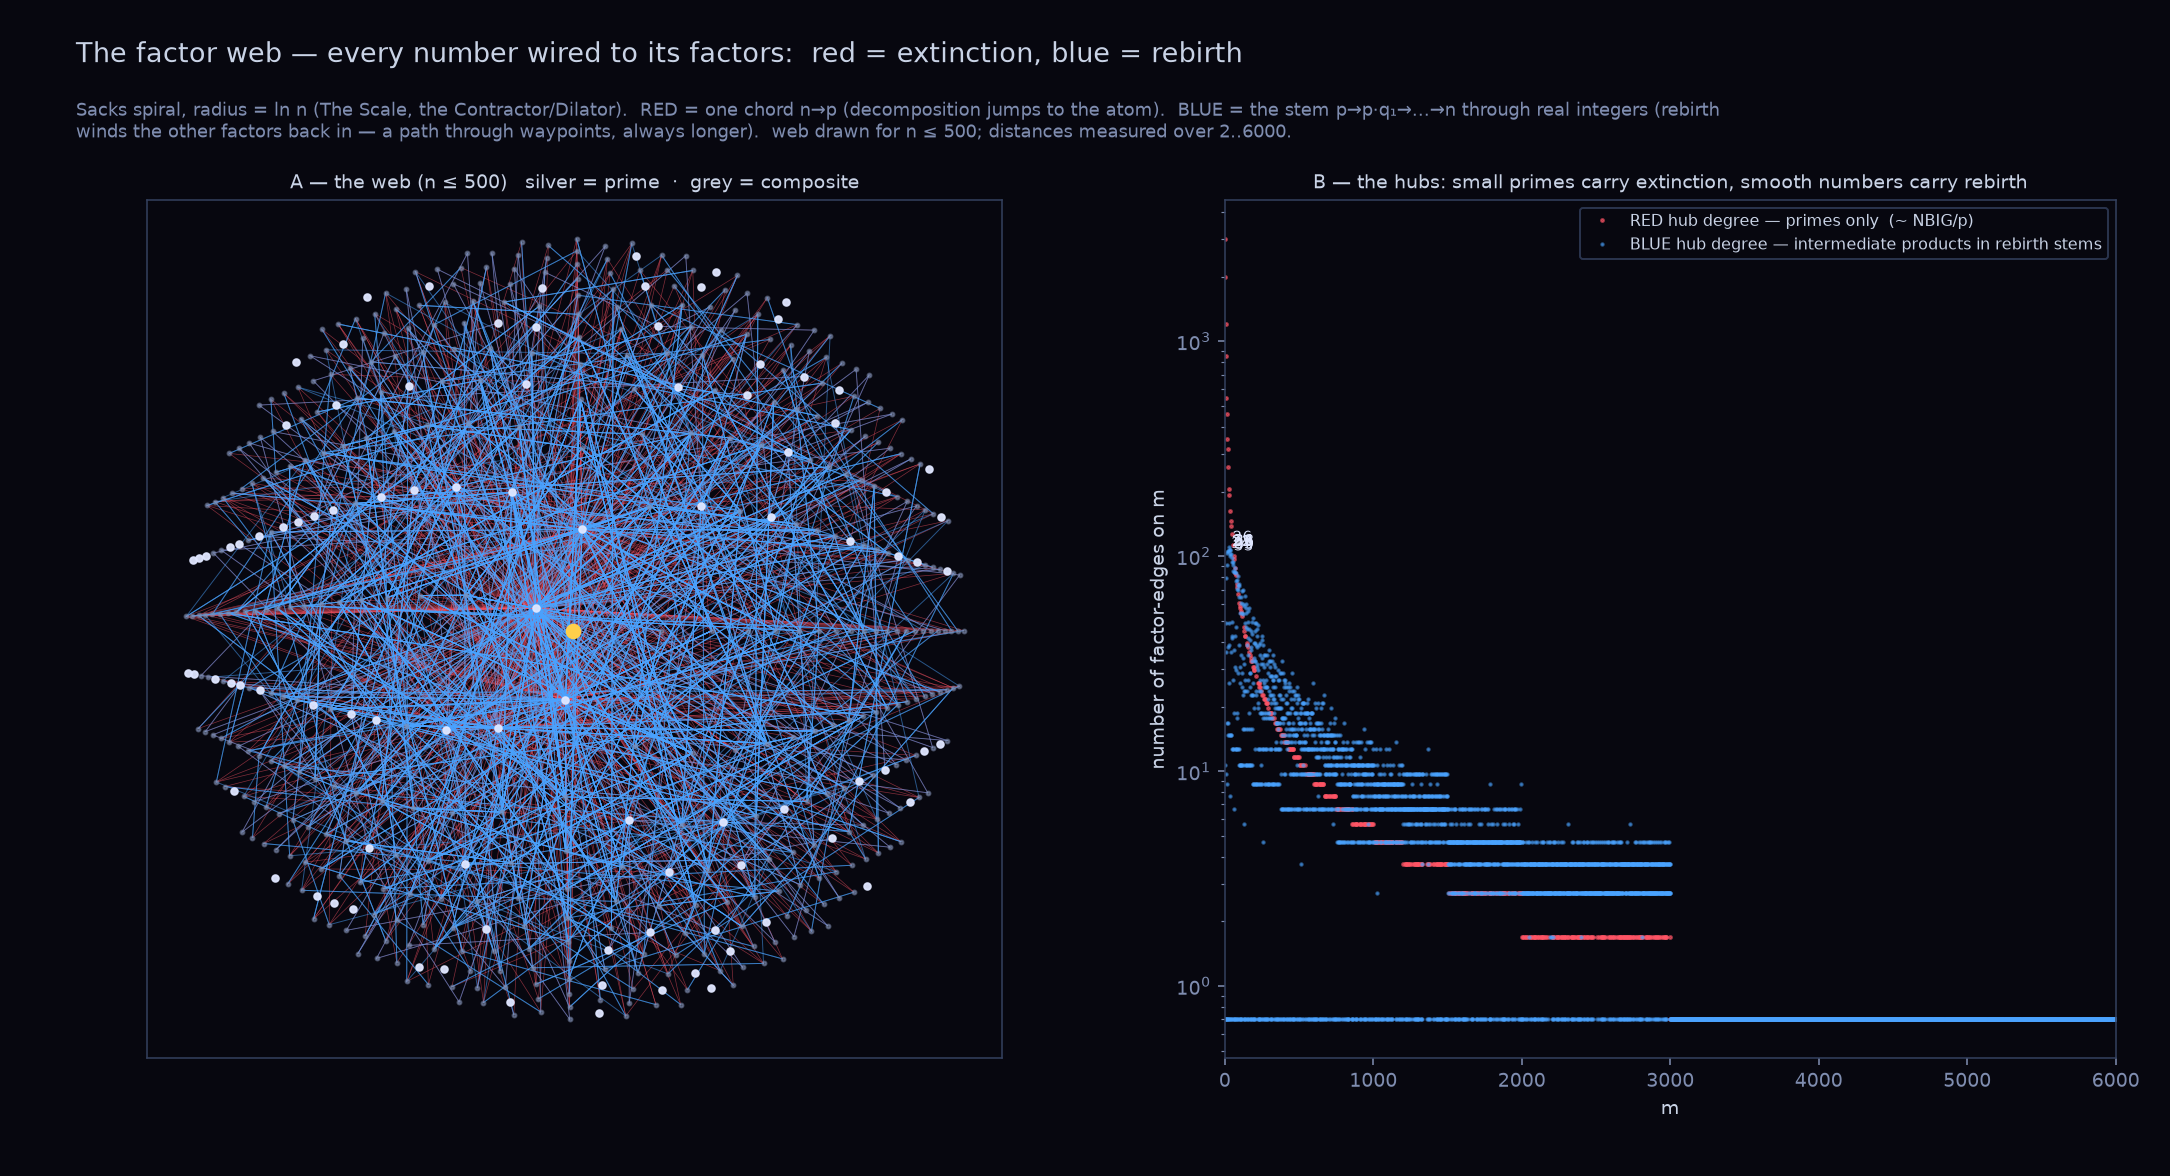

Source code (Python):
#!/usr/bin/env python3
"""
factor_web.py — every number wired to its factors, two colours
=============================================================

Goal: ALL factors of ANY number — a general factoring substrate, not RSA.

Every integer m sits on the Sacks/Ulam spiral in native space:
    P(m) = ( ln m · cos 2π√m ,  ln m · sin 2π√m )
The Scale ln m is the Contractor/Dilator — the radius IS the SCALE operator.

Two edges, per composite n and prime factor p | n:

    RED  — EXTINCTION : one chord  P(n) → P(p).  Decomposition jumps straight
           to the atom.  The deductive sieve — a single pass, the geodesic, FREE.
    BLUE — REBIRTH    : the STEM  p → p·q₁ → p·q₁q₂ → … → n, a polyline through
           real integers, the other factors multiplied back in REVERSE of the
           extinction order.  A path through waypoints, always ≥ its chord —
           the cost of emergence (θ→β).

Opposite of extinction, mathematically = **generation**.  In Dirichlet
convolution the Möbius function μ (sieve / extinction) is the inverse of the
constant 𝟙 (count every way up / rebirth):  μ ∗ 𝟙 = ε.  Extinction flows to
the atoms (primes are fixed points); rebirth flows from the unit (1 is the
source).  Sink vs source — winter vs spring.

Toroidal: a fallen (negative) leaf, run again through negative-only products,
(−p)(−q) = +n, becomes a leaf again — a full 2π winding (full turn ⇔ composite,
the range-check).  RED (radial, contract, cos/standing) ⊥ BLUE (tangential,
wind, sin/travelling) is the E ⊥ B quadrature; Poynting E×B points up the tower.

Output: render/factor_web.png
"""
import os
import math
import numpy as np
import matplotlib
matplotlib.use('Agg')
import matplotlib.pyplot as plt

_HERE = os.path.dirname(os.path.abspath(__file__))
BG = '#07070f'; FG = '#c9d3e6'; GREY = '#7f8db0'
BLUE = '#4aa3ff'; RED = '#ff5566'; GOLD = '#ffcf4a'; SILVER = '#dfe6ff'
plt.rcParams.update({
    'figure.facecolor': BG, 'axes.facecolor': BG, 'savefig.facecolor': BG,
    'text.color': FG, 'axes.edgecolor': '#33405e', 'axes.labelcolor': FG,
    'xtick.color': GREY, 'ytick.color': GREY, 'font.size': 10,
})


def sieve_spf(n):
    spf = list(range(n + 1))
    for i in range(2, int(n ** 0.5) + 1):
        if spf[i] == i:
            for j in range(i * i, n + 1, i):
                if spf[j] == j:
                    spf[j] = i
    return spf


def factor_multiset(m, spf):
    out = []
    while m > 1:
        p = spf[m]; out.append(p); m //= p
    return out                                    # ascending (Eratosthenes order)


def P(m):
    r = math.log(m)
    a = 2 * math.pi * math.sqrt(m)
    return r * math.cos(a), r * math.sin(a)


def rebirth_stem(p, fac):
    """p, then the OTHER factors multiplied back in reverse extinction order."""
    rest = sorted(fac, reverse=True)
    rest.remove(p)                                # drop one copy of p
    chain, cur = [p], p
    for q in rest:
        cur *= q; chain.append(cur)
    return chain                                  # ends at n


def polyline_len(chain):
    pts = [P(m) for m in chain]
    return sum(math.hypot(pts[i + 1][0] - pts[i][0], pts[i + 1][1] - pts[i][1])
               for i in range(len(pts) - 1)), pts


def main():
    NBIG = 6000
    NDRAW = 500
    spf = sieve_spf(NBIG)
    is_prime = [i > 1 and spf[i] == i for i in range(NBIG + 1)]

    rec = []                                      # n, p, red, blue, Omega
    red_deg = np.zeros(NBIG + 1)                   # m as a prime factor of how many n
    blue_deg = np.zeros(NBIG + 1)                  # m as a rebirth-stem waypoint of how many (n,p)
    for n in range(4, NBIG + 1):
        if is_prime[n]:
            continue
        fac = factor_multiset(n, spf)
        Om = len(fac)
        for p in set(fac):
            xn, yn = P(n); xp, yp = P(p)
            red = math.hypot(xn - xp, yn - yp)
            stem = rebirth_stem(p, fac)
            blue, _ = polyline_len(stem)
            rec.append((n, p, red, blue, Om))
            red_deg[p] += 1
            for w in stem[1:-1]:                   # only the intermediate products (hubs)
                blue_deg[w] += 1
    rec = np.array(rec, float)
    ratio = rec[:, 3] / np.maximum(rec[:, 2], 1e-9)

    fig = plt.figure(figsize=(15.5, 8.4))
    gs = fig.add_gridspec(1, 2, width_ratios=[1.12, 1.0], wspace=0.16,
                          left=0.035, right=0.975, top=0.83, bottom=0.10)
    fig.suptitle('The factor web — every number wired to its factors:  red = extinction, blue = rebirth',
                 color=FG, fontsize=14, x=0.035, ha='left', y=0.965)
    fig.text(0.035, 0.915,
             'Sacks spiral, radius = ln n (The Scale, the Contractor/Dilator).  RED = one chord n→p '
             '(decomposition jumps to the atom).  BLUE = the stem p→p·q₁→…→n through real integers '
             '(rebirth\nwinds the other factors back in — a path through waypoints, always longer).  '
             f'web drawn for n ≤ {NDRAW}; distances measured over 2..{NBIG}.',
             color=GREY, fontsize=9, va='top')

    # ── A : the web ───────────────────────────────────────────────────
    axA = fig.add_subplot(gs[0, 0]); axA.set_aspect('equal')
    axA.set_xticks([]); axA.set_yticks([])
    for n in range(4, NDRAW + 1):
        if is_prime[n]:
            continue
        fac = factor_multiset(n, spf); xn, yn = P(n)
        for p in set(fac):
            xp, yp = P(p)
            axA.plot([xn, xp], [yn, yp], color=RED, lw=0.35, alpha=0.5, zorder=2)
            _, pts = polyline_len(rebirth_stem(p, fac))
            axA.plot([q[0] for q in pts], [q[1] for q in pts],
                     color=BLUE, lw=0.5, alpha=0.5, zorder=3)
    for m in range(2, NDRAW + 1):
        x, y = P(m)
        axA.plot(x, y, 'o', ms=3.4 if is_prime[m] else 2.0,
                 color=SILVER if is_prime[m] else GREY,
                 alpha=0.95 if is_prime[m] else 0.55, zorder=5)
    axA.plot(0, 0, 'o', ms=7, color=GOLD, zorder=6)
    axA.set_title(f'A — the web (n ≤ {NDRAW})   silver = prime  ·  grey = composite',
                  color=FG, fontsize=10)

    # ── B : the web's HUBS — who is on the most factor-edges ─────────
    axB = fig.add_subplot(gs[0, 1])
    ms = np.arange(2, NBIG + 1)
    rp = np.array([m for m in range(2, NBIG+1) if is_prime[m]])
    axB.semilogy(rp, red_deg[rp] + 0.7, '.', ms=3.0, color=RED, alpha=0.6,
                 label='RED hub degree — primes only  (~ NBIG/p)')
    axB.semilogy(ms, blue_deg[2:] + 0.7, '.', ms=2.5, color=BLUE, alpha=0.5,
                 label='BLUE hub degree — intermediate products in rebirth stems')
    # label the top blue hubs (the smooth / highly-composite numbers)
    top = np.argsort(blue_deg)[-9:]
    for m in sorted(top):
        axB.annotate(str(m), (m, blue_deg[m]), textcoords='offset points',
                     xytext=(2, 3), color=SILVER, fontsize=7.5)
    axB.set_xlabel('m'); axB.set_ylabel('number of factor-edges on m')
    axB.set_xlim(0, NBIG); axB.legend(fontsize=8, facecolor=BG, edgecolor='#33405e', labelcolor=FG)
    axB.set_title('B — the hubs: small primes carry extinction, smooth numbers carry rebirth',
                  color=FG, fontsize=10)

    out = os.path.join(_HERE, 'factor_web.png')
    fig.savefig(out, dpi=140); plt.close(fig)

    # ── console ─────────────────────────────────────────────────────
    print(f"{len(rec):,} (composite, prime-factor) edges over 2..{NBIG}")
    print(f"blue/red — min {ratio.min():.3f}  median {np.median(ratio):.2f}  max {ratio.max():.1f}")
    o = np.argsort(ratio)
    print("\nblue ≈ red  (rebirth barely costs more than the direct cut):")
    for i in o[:14]:
        n, p, rd, bl, om = rec[i]
        print(f"  n={int(n):5d}  p={int(p):<5d} red={rd:6.2f} blue={bl:6.2f}  ratio={ratio[i]:.3f}  Ω={int(om)}")
    print("\nblue ≫ red  (the factor is phase-distant — the stem winds far):")
    for i in o[-10:]:
        n, p, rd, bl, om = rec[i]
        print(f"  n={int(n):5d}  p={int(p):<5d} red={rd:6.2f} blue={bl:7.1f}  ratio={ratio[i]:.1f}  Ω={int(om)}")
    print('\n  written:', os.path.relpath(out, os.path.dirname(_HERE)))


if __name__ == '__main__':
    main()
